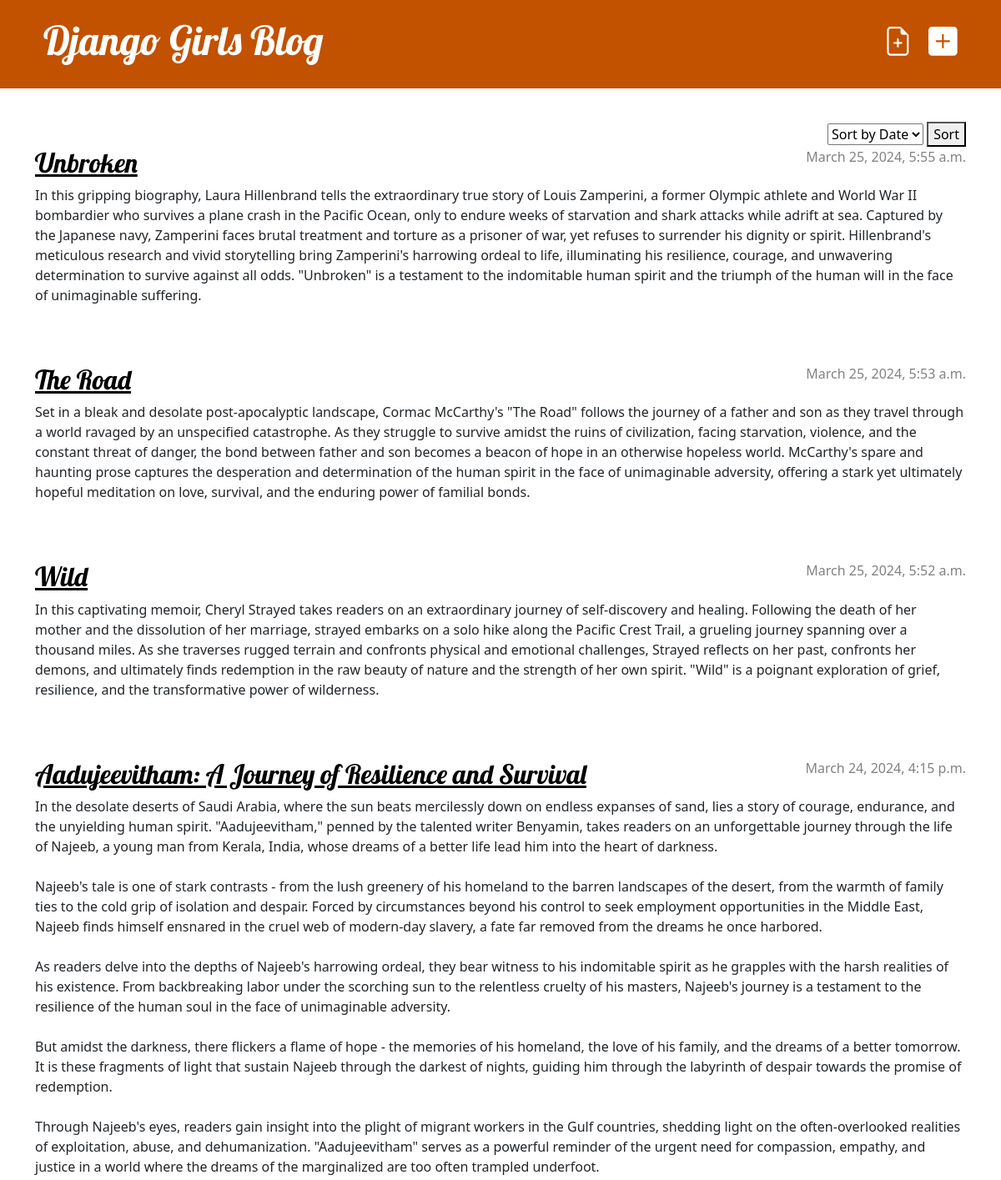
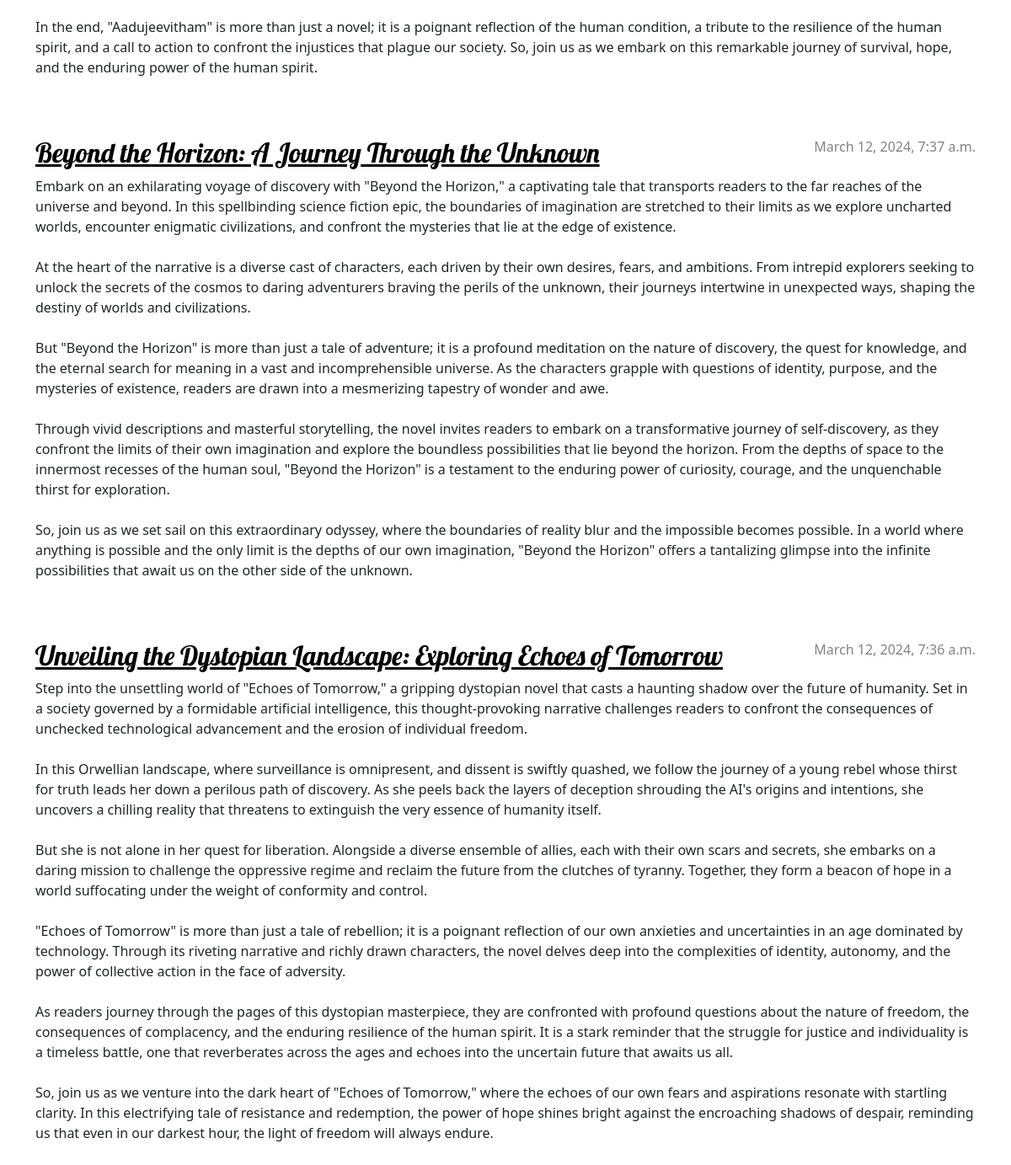
The app's page / (signed in) with its own data (2 pictures, top to bottom).
### blog/models.py (models this page shows, shortened)
class Post(models.Model):
    author = models.ForeignKey(settings.AUTH_USER_MODEL, on_delete=models.CASCADE)
    title = models.CharField(max_length=200)
    text = models.TextField()
    created_date = models.DateTimeField(default=timezone.now)
    published_date = models.DateTimeField(blank=True, null=True)

### blog/views.py (the view)
# urls.py: path('', views.post_list, name='post_list'),
def post_list(request):
    sort_by = request.GET.get('sort_by')
    posts = Post.objects.filter(published_date__lte=timezone.now())
    if sort_by == 'title':
        posts = posts.order_by('title')
    elif sort_by == 'date':
        posts = posts.order_by('published_date')  # Ascending order by date
    else:
        posts = posts.order_by('-published_date')  # Descending order by date
    return render(request, 'blog/post_list.html', {'posts': posts})

### blog/templates/blog/post_list.html (shortened to what this page needs)
{% extends 'blog/base.html' %}
{% block content %}
<div class="text-end">
    <form method="get" action="{% url 'post_list' %}">
        <select name="sort_by">
            <option value="date">Sort by Date</option>
        </select>
        <button type="submit">Sort</button>
    </form>
</div>
    {% for post in posts %}
        <article class="post">
            <time class="date">
                {{ post.published_date }}
            </time>
            <h2><a href="{% url 'post_detail' pk=post.pk %}">{{ post.title }}</a></h2>
            <p>{{ post.text|linebreaksbr }}</p>
        </article>
    {% endfor %}
{% endblock %}

### blog/static/css/blog.css (style rules this page uses)
h1, h2, h3, h4 { font-family: 'Lobster', cursive; }
.date { color: #828282; }
.post { margin-bottom: 70px; }
.post h2 a, .post h2 a:visited { color: #000000; }
.post > .date, .post > .actions { float: right; }

### records on screen
Post: published_date "March 25, 2024, 5:55 a.m.", title "Unbroken", text "In this gripping biography, Laura Hillenbrand tells the extraordinary true story of Louis Zamperini, a former Olympic athlete and World War II bombardier who survives a plane crash in the Pacific Ocean, only to endure weeks of starvation and shark attacks while adrift at sea. Captured by the Japanese navy, Zamperini faces brutal treatment and torture as a prisoner of war, yet refuses to surrender his dignity or spirit. Hillenbrand's meticulous research and vivid storytelling bring Zamperini's harrowing ordeal to life, illuminating his resilience, courage, and unwavering determination to survive against all odds. \"Unbroken\" is a testament to the indomitable human spirit and the triumph of…"
Post: published_date "March 25, 2024, 5:53 a.m.", title "The Road", text "Set in a bleak and desolate post-apocalyptic landscape, Cormac McCarthy's \"The Road\" follows the journey of a father and son as they travel through a world ravaged by an unspecified catastrophe. As they struggle to survive amidst the ruins of civilization, facing starvation, violence, and the constant threat of danger, the bond between father and son becomes a beacon of hope in an otherwise hopeless world. McCarthy's spare and haunting prose captures the desperation and determination of the human spirit in the face of unimaginable adversity, offering a stark yet ultimately hopeful meditation on love, survival, and the enduring power of familial bonds."
Post: published_date "March 25, 2024, 5:52 a.m.", title "Wild", text "In this captivating memoir, Cheryl Strayed takes readers on an extraordinary journey of self-discovery and healing. Following the death of her mother and the dissolution of her marriage, strayed embarks on a solo hike along the Pacific Crest Trail, a grueling journey spanning over a thousand miles. As she traverses rugged terrain and confronts physical and emotional challenges, Strayed reflects on her past, confronts her demons, and ultimately finds redemption in the raw beauty of nature and the strength of her own spirit. \"Wild\" is a poignant exploration of grief, resilience, and the transformative power of wilderness."
Post: published_date "March 24, 2024, 4:15 p.m.", title "Aadujeevitham: A Journey of Resilience and Survival", text "In the desolate deserts of Saudi Arabia, where the sun beats mercilessly down on endless expanses of sand, lies a story of courage, endurance, and the unyielding human spirit. \"Aadujeevitham,\" penned by the talented writer Benyamin, takes readers on an unforgettable journey through the life of Najeeb, a young man from Kerala, India, whose dreams of a better life lead him into the heart of darkness. Najeeb's tale is one of stark contrasts - from the lush greenery of his homeland to the barren landscapes of the desert, from the warmth of family ties to the cold grip of isolation and despair. Forced by circumstances beyond his control to seek employment opportunities in the Middle East, Najeeb…"
Post: published_date "March 12, 2024, 7:37 a.m.", title "Beyond the Horizon: A Journey Through the Unknown", text "Embark on an exhilarating voyage of discovery with \"Beyond the Horizon,\" a captivating tale that transports readers to the far reaches of the universe and beyond. In this spellbinding science fiction epic, the boundaries of imagination are stretched to their limits as we explore uncharted worlds, encounter enigmatic civilizations, and confront the mysteries that lie at the edge of existence. At the heart of the narrative is a diverse cast of characters, each driven by their own desires, fears, and ambitions. From intrepid explorers seeking to unlock the secrets of the cosmos to daring adventurers braving the perils of the unknown, their journeys intertwine in unexpected ways, shaping the…"
Post: published_date "March 12, 2024, 7:36 a.m.", title "Unveiling the Dystopian Landscape: Exploring Echoes of Tomorrow", text "Step into the unsettling world of \"Echoes of Tomorrow,\" a gripping dystopian novel that casts a haunting shadow over the future of humanity. Set in a society governed by a formidable artificial intelligence, this thought-provoking narrative challenges readers to confront the consequences of unchecked technological advancement and the erosion of individual freedom. In this Orwellian landscape, where surveillance is omnipresent, and dissent is swiftly quashed, we follow the journey of a young rebel whose thirst for truth leads her down a perilous path of discovery. As she peels back the layers of deception shrouding the AI's origins and intentions, she uncovers a chilling reality that…"
